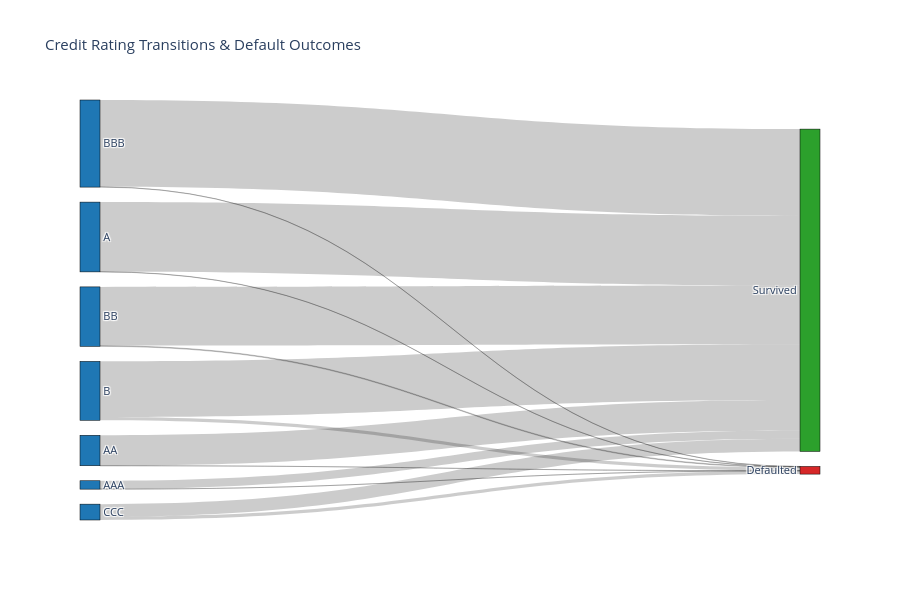

This figure's notebook cell:
### Markdown cell above
## 5. Credit Ratings Visualizations

### Code cell
print("\n📊 CREDIT RATINGS")
print("─" * 70)

# Sankey diagram
fig_sankey = eda.rating_transition_sankey()
if fig_sankey:
    fig_sankey.show()

### Figure 1 — Plotly figure (JSON) as saved in the notebook; plotly's stock layout.template omitted (floating-point values rounded to 4 significant figures)
{"data": [{"link": {"source": [0, 0, 1, 1, 2, 2, 3, 3, 4, 4, 5, 5, 6, 6], "target": [7, 8, 7, 8, 7, 8, 7, 8, 7, 8, 7, 8, 7, 8], "value": [3782, 12, 1655, 2, 455, 1, 3030, 172, 3195, 38, 4722, 13, 683, 179]}, "node": {"color": ["#1f77b4", "#1f77b4", "#1f77b4", "#1f77b4", "#1f77b4", "#1f77b4", "#1f77b4", "#2ca02c", "#d62728"], "label": ["A", "AA", "AAA", "B", "BB", "BBB", "CCC", "Survived", "Defaulted"], "line": {"color": "black", "width": 0.5}, "pad": 15, "thickness": 20}, "type": "sankey"}], "layout": {"font": {"size": 11}, "height": 600, "title": {"text": "Credit Rating Transitions & Default Outcomes"}}}
